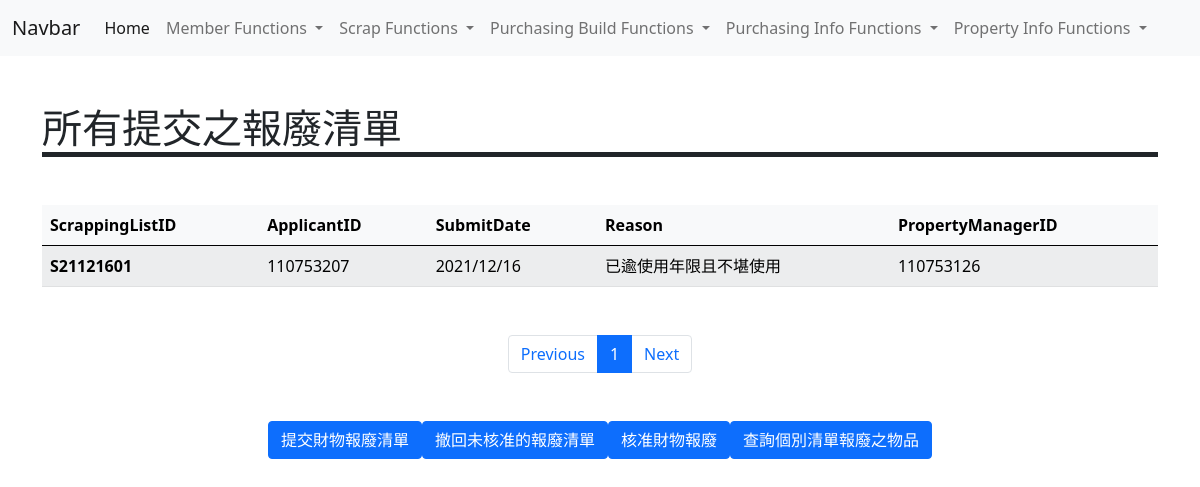
/pp_scrap/, run on an earlier commit of the app's database.
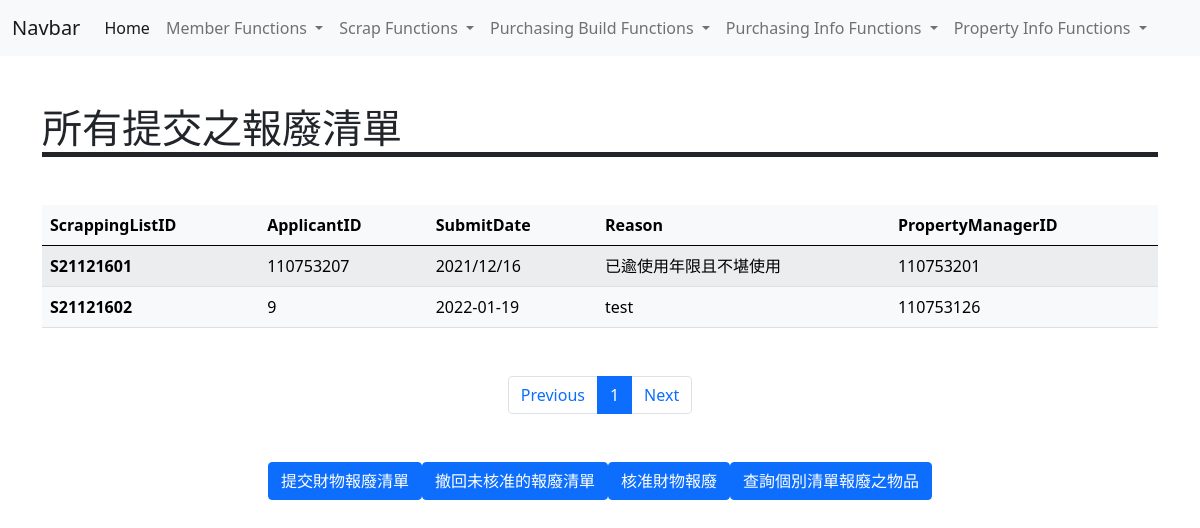
And on a later commit of the database.
### tables this page shows
CREATE TABLE "ScrappingInfo"(
	"ScrappingList_ID" [nchar](10) NOT NULL,
	"Applicant_ID" [nchar](10) NULL DEFAULT "ex-member",
	"SubmitDate" [date] NULL,
	"Reason" [nvarchar](255) NULL,
	"PropertyManager_ID" [nchar](10) NULL DEFAULT "ex-member",
	PRIMARY KEY("ScrappingList_ID"),
	CONSTRAINT ScrapInfoAPMemFK
		FOREIGN KEY ("Applicant_ID") REFERENCES Member(Member_ID)
			ON DELETE SET DEFAULT ON UPDATE Cascade,
	CONSTRAINT ScrapInfoPMMemFK
		FOREIGN KEY ("PropertyManager_ID") REFERENCES Member(Member_ID)
			ON DELETE SET DEFAULT ON UPDATE Cascade
);

### view/property_scrap.py (the view)
@pp_scrap_app.route('/')
def index(): #show scrappinginfo
    page = int(request.args.get('page') if request.args.get('page') else 1)
    each_page = 30
    connection  = engine.connect() # connection 要放在view function中，否則會出現thread error
    query = db.select(func.count()).select_from(table_ScrappingInfo)
    proxy = connection.execute(query)
    total_pages = math.ceil(proxy.fetchall()[0][0]/each_page) # [0][0] => inorder to get the value
    query = db.select(table_ScrappingInfo).limit(each_page).offset((page-1)*each_page)
    proxy = connection.execute(query)
    results = proxy.fetchall()
    print(results[0].keys())
    connection.close()
    return render_template('scrapping_table.html',
                           page_header="所有提交之報廢清單",
                           total_pages=total_pages,
                           outputs=results,
                           page=page)

### view/member_register.py (called while the page is built)
@event.listens_for(Engine, "connect")
def set_sqlite_pragma(dbapi_connection, connection_record):
    cursor = dbapi_connection.cursor()
    cursor.execute("PRAGMA foreign_keys=ON")
    cursor.close()

### view/purchase_build.py (called while the page is built)
@event.listens_for(Engine, "connect")
def set_sqlite_pragma(dbapi_connection, connection_record):
    cursor = dbapi_connection.cursor()
    cursor.execute("PRAGMA foreign_keys=ON")
    cursor.close()

### view/purchase_info.py (called while the page is built)
@event.listens_for(Engine, "connect")
def set_sqlite_pragma(dbapi_connection, connection_record):
    cursor = dbapi_connection.cursor()
    cursor.execute("PRAGMA foreign_keys=ON")
    cursor.close()

### templates/scrapping_table.html (shortened to what this page needs)
{% extends "parts/base.html" %}
{% block page_content %}
{{ super() }}
<table class="table table-light table-striped table-hover mt-5">
    <thead>
      <tr>
        <th scope="col">ScrappingListID</th>
        <th scope="col">ApplicantID</th>
        <th scope="col">SubmitDate</th>
        <th scope="col">Reason</th>
        <th scope="col">PropertyManagerID</th>
      </tr>
    </thead>
    <tbody>
        {% for col in outputs %}
        <tr>
            <th scope="row">{{ col['ScrappingList_ID'] }}</th>
            <td>{{ col['Applicant_ID'] }}</td>
            <td>{{ col['SubmitDate'] }}</td>
            <td>{{ col['Reason'] }}</td>
            <td>{{ col['PropertyManager_ID'] }}</td>
          </tr>
        {% endfor %}
    </tbody>
  </table>
<ul class="pagination  justify-content-center mt-5">
    <li class="page-item"><a class="page-link" href="/data-list?page={{ page-1 }}">Previous</a></li>
    {% for p in range(1,total_pages+1 ) %}
    <li class="page-item {{'active' if p==page else ''}}"><a class="page-link" href="/data-list?page={{p}}">{{ p }}</a></li>
    {% endfor %}
    <li class="page-item"><a class="page-link" href="/data-list?page={{ page+1 }}">Next</a></li>
</ul>
<ul class="pagination  justify-content-center mt-5">
  <li class="page-item">
    <form action="/pp_scrap/Scrapping_submit">
      <button class="btn btn-primary">提交財物報廢清單</button>
    </form>
  </li>
  <li class="page-item">
    <form action="/pp_scrap/Scrapping_delete_list">
      <button class="btn btn-primary">撤回未核准的報廢清單</button>
    </form>
  </li>
  <li class="page-item">
    <form action="/pp_scrap/Scrapping_aspect">
      <button class="btn btn-primary">核准財物報廢</button>
    </form>
  </li>
  <li class="page-item">
    <form action="/pp_scrap/Scrapping_search">
      <button class="btn btn-primary">查詢個別清單報廢之物品</button>
    </form>
  </li>
</ul>
{% endblock page_content %}

What changed in the data, as far as the page shows it:
changed ScrappingInfo "已逾使用年限且不堪使用": PropertyManager_ID "110753126" → "110753201"
added ScrappingInfo: ScrappingList_ID "S21121602", Applicant_ID "9", SubmitDate "2022-01-19", Reason "test", PropertyManager_ID "110753126"
